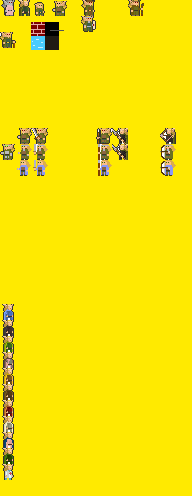
#> input picture sprites_proj.png, 192 x 496 px; the run also reads 1 picture not shown here
$ python 'Améliorations et mise en image.py'
#> lines starting #> are read from the running program, lines starting #| are printed output that depends on the picture
#Fonctionne pour tout type de matrices, déplacement du personnage possible

from PIL import Image, ImageEnhance
from math import sqrt, exp


#Création et affichage de matrices de terrain/ images

img = Image.open("sprites_proj.png")  # Déplacer l'image en question dans le dossier avec l'algorithme
#> img is the input picture: PIL image 192x496 RGBA; mean R, G, B, A 246, 225.4, 5.7, 254.6
print(img)
#| <PIL.PngImagePlugin.PngImageFile image mode=RGBA size=192x496 at 0x7F0F74FD11D0>
finish = Image.open("Imagevide.png")  # Pareil


def create_matrix(column, line):
    '''Permet de créer une matrice de taille column x ligne
    Retourne une liste de listes'''
    lst = [["i"] * line for i in range(column)]
    return lst


def display_board(matrix):
    '''Permet d'afficher la matrice avec le champ de vue'''
    for i in matrix:
        for j in i:
            if j == "m":
                print("\033[37m#\033[0m", "", end="")
            elif j == "g":
                print("\033[37m/\033[0m", "", end="")
            elif j == '@':
                print("\033[32m@\033[0m", "", end="")
            elif j == "i":
                print("\033[30m0\033[0m", "", end="")
            else:
                print("\033[31m*\033[0m", "", end="")
        print()


def display_image(lst):
    '''Permet d'afficher une image avec le module PIL'''
    glass = img.crop((31, 36, 45, 50))
    invisible = img.crop((45, 36, 59, 50))
    wall = img.crop((31, 22, 45, 36))
    visible = img.crop((31, 50, 45, 64))
    character = img.crop((33, 2, 47, 16))
    # Création d'un dictionnaire pour simplifier le programme
    img_table = {"m": wall, "g" : glass, "@" : character, "i" : invisible}
    for i, val in enumerate(lst):
        for j, val2 in enumerate(val):
            if isinstance(val2, float):
                # Vérifie si val2 est un flottant car dans ce cas là on est dans le visible
                # Change ensuite la luminosité du visible
                tile = visible
                # ImageEnhance.Brightness(tile) associe la luminosité à tile (l'image visible)
                enhancer = ImageEnhance.Brightness(tile)
                # comme val2 prend différentes valeurs (un coeff spécifique, voir ligne_of_sight) la luminosité
                # va être modifier au fur et à mesure.
                tile = enhancer.enhance(val2)
            else:
                # renvoie la valeur pour la clé donnée, si la clé n'existe pas
                # renvoie visible
                tile = img_table.get(val2, visible)
            finish.paste(tile, (14 * j, 14 * i, 14 * j + 14, 14 * i + 14))
    finish.show()


def put_wall(direction, length, begin_x, begin_y, wall_type, matrix):
    """Permet de placer un mur sur la matrice de terrain
        Retourne la matrice modifiée
    l pour left, r pour right, t pour top, b pour bottom, glass pour une vitre, wall pour un mur opaque"""
    if wall_type == "glass":
        if direction == "r":
            for i in range(length):
                matrix[begin_y][begin_x + i] = "g"
        elif direction == "l":
            for i in range(length):
                matrix[begin_y][begin_x - i] = "g"
        elif direction == "t":
            for i in range(length):
                matrix[begin_y - i][begin_x] = "g"
        elif direction == "b":
            for i in range(length):
                matrix[begin_y + i][begin_x] = "g"
    if wall_type == "wall":
        if direction == "r":
            for i in range(length):
                matrix[begin_y][begin_x + i] = "m"
        elif direction == "l":
            for i in range(length):
                matrix[begin_y][begin_x - i] = "m"
        elif direction == "t":
            for i in range(length):
                matrix[begin_y - i][begin_x] = "m"
        elif direction == "b":
            for i in range(length):
                matrix[begin_y + i][begin_x] = "m"
    return matrix


#Tracer les lignes de vues avec l'algorithme de Bresenham

def line_first_octant(start, end):
    """calcul les pixels par lesquels la droite reliant start: (x1, x2) et end: (y1, y2) passe
    On considère que le coefficient directeur de la droite est compris entre 0 et 1, que x1 < x2 et y1 < y2
    Retourne une liste de coordonnées de pixels
    >>> points1 = line_first_octant((0, 0), (15, 20))
    >>> points2 = line_first_octant((15, 20), (0, 0))
    >>> assert (set(points1) == set(points2)"""

    x1, y1 = start
    x2, y2 = end
    dx = x2 - x1
    dy = y2 - y1
    points = list()
    y = y1
    e = dx
    for x in range(x1, x2 + 1):
        points.append((x, y))
        e -= 2 * dy
        if e < 0:
            e += 2 * dx
            y += 1
    return points


def line_of_sight(start, end, board, limit):
    """calcul les pixels par lesquel la droite reliant start: (x1, x2) et end: (y1, y2) passe,
    Pour toute valeur de coefficient directeur et pour tous points start et end
    Retourne une liste de coordonnées de pixels
    >>> points1 = line_of_sight((0, 0), (5, 2))
    >>> points2 = line_of_sight((5, 2), (0, 0))
    >>> assert (set(points1) == set(points2)"""
    #Dans ce programme, on parle d'octants, on prendra pour octant1 les droites de coefficient directeur compris entre
    #O et 1 et on tournera ensuite dans le sens trigonométrique pour les numéro des autres octants.

    # Conditions initiales
    x1, y1 = start
    x2, y2 = end
    dx = x2 - x1
    dy = y2 - y1

    # Permet de traiter les droites dans les octants 2, 3, 6 et 7
    is_steep = abs(dy) > abs(dx)

    if is_steep:
        x1, y1 = y1, x1
        x2, y2 = y2, x2

    # Pour traiter les droites dans les octants 3, 4, 5 et 6
    swapped = False
    if x1 > x2:
        x1, x2 = x2, x1
        y1, y2 = y2, y1
        swapped = True

    # On recalcule les variations des coordonnées
    dx = x2 - x1
    dy = y2 - y1

    # On calcule l'erreur commise avec le compteur
    error = dx
    ystep = 1 if y1 < y2 else -1

    # On trace la ligne de vue sur le modèle de la fonction line_first_octant
    y = y1
    points = []
    for x in range(x1, x2 + 1):
        coord = (y, x) if is_steep else (x, y)
        points.append(coord)
        error -= 2 * abs(dy)
        if error < 0:
            y += ystep
            error += 2 * dx

    # On met les coordonnées dans l'ordre (en partant de start) si on se trouvait dans les octants 3, 4, 5 ou 6
    if swapped:
        points.reverse()

    # glass permet de compter le nombre de vitre pour ensuite diminuer la luminosité selon le nombre de vitre rencontrées
    points2 = []
    glass = 0
    u, v = start
    for k, p in enumerate(points):
        i, j = p
        if sqrt((i - u) ** 2 + (j - v) ** 2) < limit:
            # On arrête la vue si on rencontre un mur
            if board[j][i] == "m":
                return points2
            # On n'ajoute pas le point de ligne de vue si on se trouve sur une vitre
            # On ajoute 1 à glass à chaque vitre rencontrée pour ensuite renvoyer la position + le brouillard associée,
            # selon le nombre de vitre rencontrées
            elif board[j][i] == "g":
                glass += 1
            else:
                fog = compute_fog(expfog, i, j)
                fog -= glass * 0.3
                points2.append((p, fog))
    return points2


def champ_de_vision(start, board, limit):
    '''Permet de tracer toutes les lignes de vue qui compose le champ de vision
    Retourne une liste de liste de toutes les droites avec les points vus'''
    res = list()
    #On trace une droite depuis la position du personnage vers chaque point des bords de la matrice
    for i in range(len(board[0])):
        res.append(line_of_sight(start, (i, 0), board, limit))
        res.append(line_of_sight(start, (i, len(board) - 1), board, limit))
    for j in range(len(board)):
        res.append(line_of_sight(start, (0, j), board, limit))
        res.append(line_of_sight(start, (len(board[0]) - 1, j), board, limit))
    return res


#Superposer la matrice de terrain et les lignes de vues

def superpose(board, points):
    '''Permet de superposer sur une matrice tous les points vus d'une droite'''
    for x in points:
        i, j = x
        board[j][i] = 1
    return board


def superpose_champ_de_vison(board, points):
    '''Permet de superposer sur une matrice tous les points vus d'un champ de vision'''
    for x in points:
        for (y, fog) in x:
            i, j = y
            # on remplace par le coefficient du brouillard
            board[j][i] = fog
    return board


#Traitement de la luminosité


def linfog(d):
    """donne l'équation linéaire pour permettre de diminuer la luminosité au fur et à mesure,
    et donne un coefficient pour chaque pixel"""
    fog = 1. - (d / min(line, column))
    return 0 if fog < 0 else fog


def expfog(d):
    """exactement comme linfog mais sous forme d'exponentielle"""
    fog = exp(-2*d / min(line, column))
    return 0 if fog < 0 else fog


def compute_fog(f, i, j):
    """Permet de donner la distance depuis le personnage de chaque pixel,
    pour ensuite lui associer la fonction expfog ou linfog"""
    dx,dy = j-p , i-h
    d = sqrt(dx*dx + dy*dy)
    return f(d)


#Un exemple de commandes permettant d'utiliser une grande partie des fonctions précédentes
line = 30
column = 30
limite = int(2 * min(column, line) / 5)
start = (int(column / 2), int(line / 2 ))
h, p = start
M = create_matrix(line, column)
put_wall("r", 18, 0, 11, "wall", M)
put_wall("r", 3, 7, 11, "glass", M)
put_wall("r", 23, 0, 18, "wall", M)
put_wall("t", 3, 23, 18, "wall", M)
put_wall("t", 3, 23, 15, "glass", M)
put_wall("t", 2, 23, 12, "wall", M)
put_wall("r", 7, 23, 10, "wall", M)
put_wall("t", 12, 17, 11, "wall", M)
put_wall("t", 4, 17, 9, "glass", M )
put_wall("r", 3, 12, 18, "glass", M)
L = champ_de_vision(start, M, limite)
superpose_champ_de_vison(M, L)
M[p][h] = "@"

#La représentation en image est prévue pour une matrice 30x30
display_image(M)
#> after the loop in display_image, `for i, val in enumerate(lst):`:
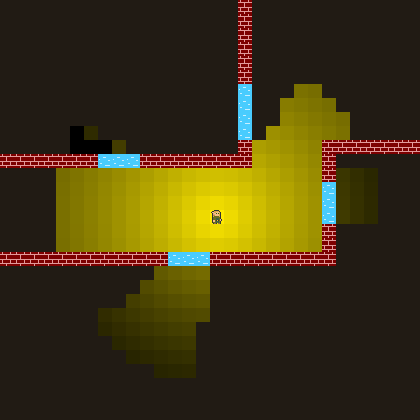
#> finish: PIL image 420x420 RGB; mean R, G, B 64.8, 53.3, 20.5
display_board(M)
